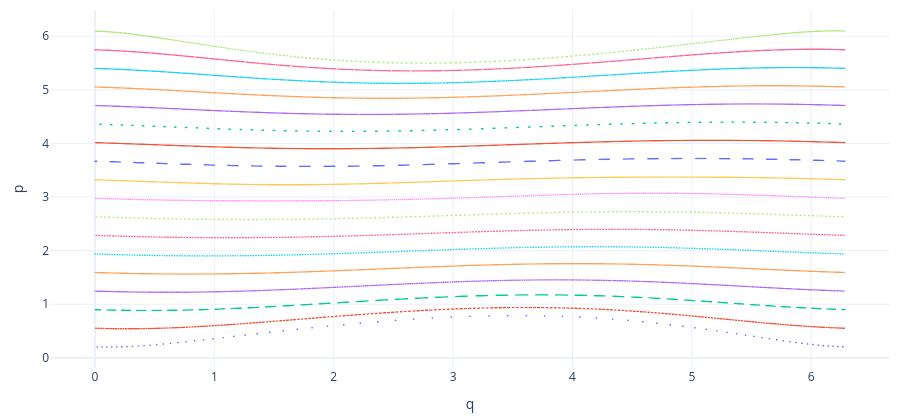
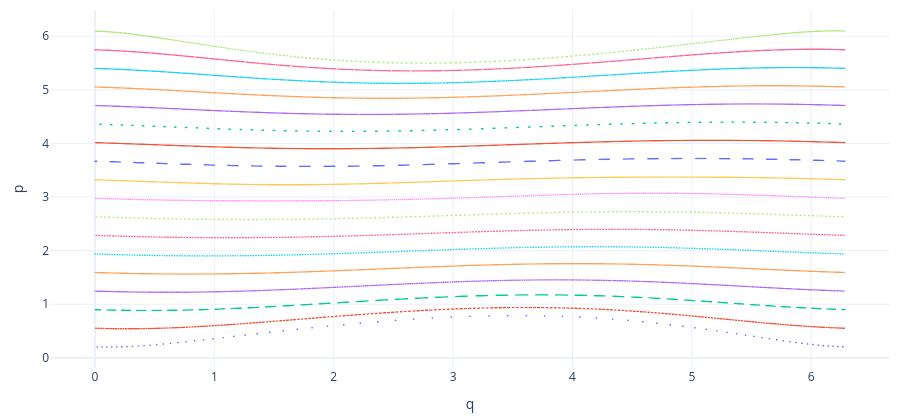

Notebook code cell kept with these figures, in order:
### Markdown cell above
**A phase portrait from many starts** at K = 0.9 (islands and invariant curves).

### Code cell
import numpy as np
m = load(mb)
fig = go.Figure()
for k, (q0, p0) in enumerate(zip(np.linspace(0.1, 6.2, 18), np.linspace(0.2, 6.1, 18))):
    tr = m.run(keep=False, K=0.9, q=q0, p=p0, total=800)
    fig.add_scattergl(x=tr["q"], y=tr["p"], mode="markers", marker=dict(size=1.5), showlegend=False)
show_figure(fig, xaxis_title="q", yaxis_title="p", height=420)

### Figure 1 — Plotly figure (JSON) as saved in the notebook; plotly's stock layout.template omitted (floating-point values rounded to 4 significant figures; data arrays with more than 128 entries replaced by an {"elided": "..."} marker saying what was removed)
{"data": [{"marker": {"size": 1.5}, "mode": "markers", "showlegend": false, "type": "scattergl", "x": {"elided": "801 float values"}, "y": {"elided": "801 float values"}}, {"marker": {"size": 1.5}, "mode": "markers", "showlegend": false, "type": "scattergl", "x": {"elided": "801 float values"}, "y": {"elided": "801 float values"}}, {"marker": {"size": 1.5}, "mode": "markers", "showlegend": false, "type": "scattergl", "x": {"elided": "801 float values"}, "y": {"elided": "801 float values"}}, {"marker": {"size": 1.5}, "mode": "markers", "showlegend": false, "type": "scattergl", "x": {"elided": "801 float values"}, "y": {"elided": "801 float values"}}, {"marker": {"size": 1.5}, "mode": "markers", "showlegend": false, "type": "scattergl", "x": {"elided": "801 float values"}, "y": {"elided": "801 float values"}}, {"marker": {"size": 1.5}, "mode": "markers", "showlegend": false, "type": "scattergl", "x": {"elided": "801 float values"}, "y": {"elided": "801 float values"}}, {"marker": {"size": 1.5}, "mode": "markers", "showlegend": false, "type": "scattergl", "x": {"elided": "801 float values"}, "y": {"elided": "801 float values"}}, {"marker": {"size": 1.5}, "mode": "markers", "showlegend": false, "type": "scattergl", "x": {"elided": "801 float values"}, "y": {"elided": "801 float values"}}, {"marker": {"size": 1.5}, "mode": "markers", "showlegend": false, "type": "scattergl", "x": {"elided": "801 float values"}, "y": {"elided": "801 float values"}}, {"marker": {"size": 1.5}, "mode": "markers", "showlegend": false, "type": "scattergl", "x": {"elided": "801 float values"}, "y": {"elided": "801 float values"}}, {"marker": {"size": 1.5}, "mode": "markers", "showlegend": false, "type": "scattergl", "x": {"elided": "801 float values"}, "y": {"elided": "801 float values"}}, {"marker": {"size": 1.5}, "mode": "markers", "showlegend": false, "type": "scattergl", "x": {"elided": "801 float values"}, "y": {"elided": "801 float values"}}, {"marker": {"size": 1.5}, "mode": "markers", "showlegend": false, "type": "scattergl", "x": {"elided": "801 float values"}, "y": {"elided": "801 float values"}}, {"marker": {"size": 1.5}, "mode": "markers", "showlegend": false, "type": "scattergl", "x": {"elided": "801 float values"}, "y": {"elided": "801 float values"}}, {"marker": {"size": 1.5}, "mode": "markers", "showlegend": false, "type": "scattergl", "x": {"elided": "801 float values"}, "y": {"elided": "801 float values"}}, {"marker": {"size": 1.5}, "mode": "markers", "showlegend": false, "type": "scattergl", "x": {"elided": "801 float values"}, "y": {"elided": "801 float values"}}, {"marker": {"size": 1.5}, "mode": "markers", "showlegend": false, "type": "scattergl", "x": {"elided": "801 float values"}, "y": {"elided": "801 float values"}}, {"marker": {"size": 1.5}, "mode": "markers", "showlegend": false, "type": "scattergl", "x": {"elided": "801 float values"}, "y": {"elided": "801 float values"}}], "layout": {"height": 420, "margin": {"b": 40, "l": 50, "r": 10, "t": 10}, "paper_bgcolor": "white", "plot_bgcolor": "white", "xaxis": {"title": {"text": "q"}}, "yaxis": {"title": {"text": "p"}}}}

### Figure 2 — Plotly figure (JSON) as saved in the notebook; plotly's stock layout.template omitted (floating-point values rounded to 4 significant figures; data arrays with more than 128 entries replaced by an {"elided": "..."} marker saying what was removed)
{"data": [{"marker": {"size": 1.5}, "mode": "markers", "showlegend": false, "type": "scattergl", "x": {"elided": "801 float values"}, "y": {"elided": "801 float values"}}, {"marker": {"size": 1.5}, "mode": "markers", "showlegend": false, "type": "scattergl", "x": {"elided": "801 float values"}, "y": {"elided": "801 float values"}}, {"marker": {"size": 1.5}, "mode": "markers", "showlegend": false, "type": "scattergl", "x": {"elided": "801 float values"}, "y": {"elided": "801 float values"}}, {"marker": {"size": 1.5}, "mode": "markers", "showlegend": false, "type": "scattergl", "x": {"elided": "801 float values"}, "y": {"elided": "801 float values"}}, {"marker": {"size": 1.5}, "mode": "markers", "showlegend": false, "type": "scattergl", "x": {"elided": "801 float values"}, "y": {"elided": "801 float values"}}, {"marker": {"size": 1.5}, "mode": "markers", "showlegend": false, "type": "scattergl", "x": {"elided": "801 float values"}, "y": {"elided": "801 float values"}}, {"marker": {"size": 1.5}, "mode": "markers", "showlegend": false, "type": "scattergl", "x": {"elided": "801 float values"}, "y": {"elided": "801 float values"}}, {"marker": {"size": 1.5}, "mode": "markers", "showlegend": false, "type": "scattergl", "x": {"elided": "801 float values"}, "y": {"elided": "801 float values"}}, {"marker": {"size": 1.5}, "mode": "markers", "showlegend": false, "type": "scattergl", "x": {"elided": "801 float values"}, "y": {"elided": "801 float values"}}, {"marker": {"size": 1.5}, "mode": "markers", "showlegend": false, "type": "scattergl", "x": {"elided": "801 float values"}, "y": {"elided": "801 float values"}}, {"marker": {"size": 1.5}, "mode": "markers", "showlegend": false, "type": "scattergl", "x": {"elided": "801 float values"}, "y": {"elided": "801 float values"}}, {"marker": {"size": 1.5}, "mode": "markers", "showlegend": false, "type": "scattergl", "x": {"elided": "801 float values"}, "y": {"elided": "801 float values"}}, {"marker": {"size": 1.5}, "mode": "markers", "showlegend": false, "type": "scattergl", "x": {"elided": "801 float values"}, "y": {"elided": "801 float values"}}, {"marker": {"size": 1.5}, "mode": "markers", "showlegend": false, "type": "scattergl", "x": {"elided": "801 float values"}, "y": {"elided": "801 float values"}}, {"marker": {"size": 1.5}, "mode": "markers", "showlegend": false, "type": "scattergl", "x": {"elided": "801 float values"}, "y": {"elided": "801 float values"}}, {"marker": {"size": 1.5}, "mode": "markers", "showlegend": false, "type": "scattergl", "x": {"elided": "801 float values"}, "y": {"elided": "801 float values"}}, {"marker": {"size": 1.5}, "mode": "markers", "showlegend": false, "type": "scattergl", "x": {"elided": "801 float values"}, "y": {"elided": "801 float values"}}, {"marker": {"size": 1.5}, "mode": "markers", "showlegend": false, "type": "scattergl", "x": {"elided": "801 float values"}, "y": {"elided": "801 float values"}}], "layout": {"height": 420, "margin": {"b": 40, "l": 50, "r": 10, "t": 10}, "paper_bgcolor": "white", "plot_bgcolor": "white", "xaxis": {"title": {"text": "q"}}, "yaxis": {"title": {"text": "p"}}}}
